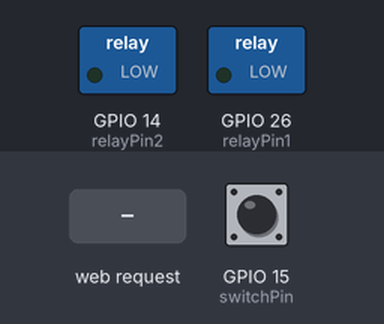
Recording of a sketch running on a simulated ESP32. On the bench: switched loads named in the sketch (green lamp = pin HIGH). The inputs (shaded band) are chosen by the test bench; at power-on: GPIO 15 (switchPin) HIGH. WiFi joins after 1.5 s; servers stay silent unless stated; the local clock reads 2024-03-15 10:24:30 at power-on unless the sketch sets it; what the sketch prints to the serial monitor is not drawn.

Above: at 3.2 s.
3.3 s: HTTP request GET /relay1/on received
At 4.4 s:
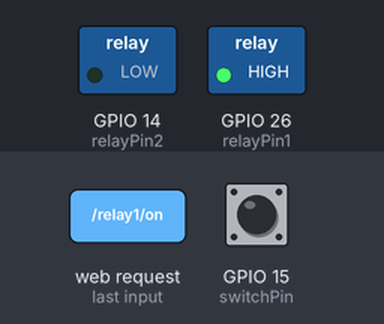
4.8 s: HTTP request GET /relay2/on received
At 5.7 s:
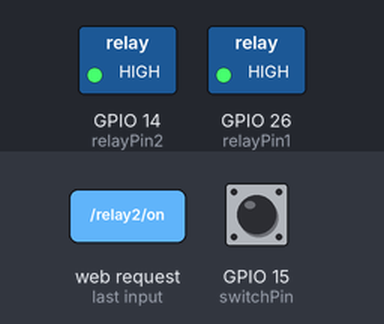
6.3 s: HTTP request GET /relay1/off received
At 7.0 s:
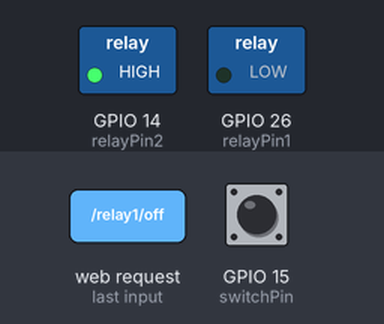
9.5 s: HTTP request GET /relay2/off received
At 9.9 s:
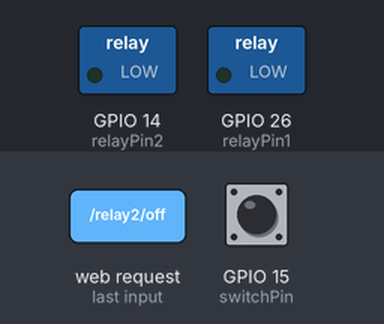
Timing chart, 0 to 12.0 s (numbered marks = the images above; inputs shaded):
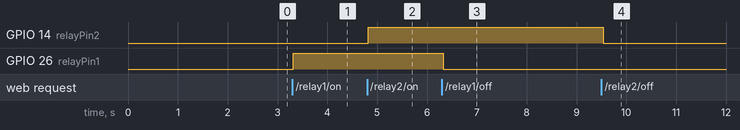

The sketch:

Clients3.ino
```cpp
#include <WiFi.h>
#include <WebServer.h>
#include <time.h>

// ข้อมูล Wi-Fi
const char* ssid = "POR_2.4G_3";
const char* password = "0623080540";

// ตั้งค่าขารีเลย์
const int relayPin1 = 26;
const int relayPin2 = 14;  // ขารีเลย์ตัวที่สอง

// กำหนดขาสวิตช์
const int switchPin = 15;  // ขาสำหรับสวิตช์

// สร้าง Web Server บนพอร์ต 80
WebServer server(80);

// ตั้งค่า NTP Server และ Timezone (GMT+7)
const char* ntpServer = "pool.ntp.org";
const long gmtOffset_sec = 7 * 3600;
const int daylightOffset_sec = 0;

bool relayState1 = false;  // สถานะรีเลย์ 1 (เริ่มต้นเป็นปิด)
bool relayState2 = false;  // สถานะรีเลย์ 2 (เริ่มต้นเป็นปิด)
bool lastSwitchState = HIGH;  // สถานะล่าสุดของสวิตช์
bool relaySwitchState = false;  // สถานะสำหรับการควบคุมรีเลย์ด้วยสวิตช์
unsigned long lastRelay1OnTime = 0;  // เวลาที่เปิดรีเลย์ 1 ล่าสุด
unsigned long lastRelay2OnTime = 0;  // เวลาที่เปิดรีเลย์ 2 ล่าสุด

// กำหนดค่า debounce
unsigned long lastDebounceTime = 0;
const unsigned long debounceDelay = 100;  // เวลา debounce (หน่วยเป็นมิลลิวินาที)

void setup() {
  // เริ่มต้นการสื่อสาร Serial
  Serial.begin(115200);

  // ตั้งค่าขารีเลย์เป็น OUTPUT
  pinMode(relayPin1, OUTPUT);
  digitalWrite(relayPin1, LOW);  // เริ่มต้นให้รีเลย์ 1 ปิด

  pinMode(relayPin2, OUTPUT);
  digitalWrite(relayPin2, LOW);  // เริ่มต้นให้รีเลย์ 2 ปิด

  // ตั้งค่าขาสวิตช์เป็น INPUT_PULLUP
  pinMode(switchPin, INPUT_PULLUP);

  // เชื่อมต่อ Wi-Fi
  WiFi.begin(ssid, password);
  while (WiFi.status() != WL_CONNECTED) {
    delay(1000);
    Serial.println("Connecting to WiFi...");
  }
  Serial.println("Connected to WiFi");
  Serial.print("IP Address: ");
  Serial.println(WiFi.localIP());

  // ซิงค์เวลา NTP
  configTime(gmtOffset_sec, daylightOffset_sec, ntpServer);
  Serial.println("Waiting for NTP time sync...");
  while (!time(nullptr)) {
    delay(1000);
    Serial.print(".");
  }
  Serial.println("\nTime synchronized!");

  // กำหนด Route สำหรับเปิดและปิดรีเลย์ผ่าน Web Server
  server.on("/relay1/on", []() {
    digitalWrite(relayPin1, HIGH);
    relayState1 = true;
    lastRelay1OnTime = millis();
    server.send(200, "text/plain", "Relay 1 is ON");
  });

  server.on("/relay1/off", []() {
    digitalWrite(relayPin1, LOW);
    relayState1 = false;
    server.send(200, "text/plain", "Relay 1 is OFF");
  });

  server.on("/relay2/on", []() {
    digitalWrite(relayPin2, HIGH);
    relayState2 = true;
    lastRelay2OnTime = millis();
    server.send(200, "text/plain", "Relay 2 is ON");
  });

  server.on("/relay2/off", []() {
    digitalWrite(relayPin2, LOW);
    relayState2 = false;
    server.send(200, "text/plain", "Relay 2 is OFF");
  });

  // เริ่มต้น Web Server
  server.begin();
  Serial.println("Web server started");
}

void loop() {
  // ตรวจสอบการเชื่อมต่อ Wi-Fi
  if (WiFi.status() != WL_CONNECTED) {
    Serial.println("WiFi not connected, attempting reconnection...");
    WiFi.begin(ssid, password);
    while (WiFi.status() != WL_CONNECTED) {
      delay(1000);
      Serial.println("Reconnecting to WiFi...");
    }
    Serial.println("Reconnected to WiFi");
  }

  // ตรวจสอบเวลา
  struct tm timeinfo;
  if (!getLocalTime(&timeinfo)) {
    Serial.println("Failed to obtain time");
    return;
  }

  int currentHour = timeinfo.tm_hour;
  int currentMinute = timeinfo.tm_min;

  // ตรวจสอบช่วงเวลาที่ต้องเปิดรีเลย์ 1 อัตโนมัติ
  bool shouldRelay1BeOn = (
    (currentHour == 8 && currentMinute >= 00 && currentMinute < 03) ||
    (currentHour == 10 && currentMinute >= 00 && currentMinute < 05) ||
    (currentHour == 12 && currentMinute >= 00 && currentMinute < 10) ||
    (currentHour == 14 && currentMinute >= 00 && currentMinute < 05) ||
    (currentHour == 16 && currentMinute >= 30 && currentMinute < 35)
  );

  if (shouldRelay1BeOn) {
    if (!relayState1) {
      digitalWrite(relayPin1, HIGH);
      relayState1 = true;
      Serial.println("Relay 1 turned ON (Auto)");
    }
  } else if (relayState1 && millis() - lastRelay1OnTime >= 60000) {
    digitalWrite(relayPin1, LOW);
    relayState1 = false;
    Serial.println("Relay 1 turned OFF (Auto Timeout)");
  }

  // ตรวจสอบช่วงเวลาที่ต้องเปิดรีเลย์ 2 อัตโนมัติ
  bool shouldRelay2BeOn = shouldRelay1BeOn;

  if (shouldRelay2BeOn) {
    if (!relayState2) {
      digitalWrite(relayPin2, HIGH);
      relayState2 = true;
      Serial.println("Relay 2 turned ON (Auto)");
    }
  } else if (relayState2 && millis() - lastRelay2OnTime >= 120000) {
    digitalWrite(relayPin2, LOW);
    relayState2 = false;
    Serial.println("Relay 2 turned OFF (Auto Timeout)");
  }

  // อ่านสถานะของสวิตช์
  bool currentSwitchState = digitalRead(switchPin);

  // ตรวจสอบว่าเกิดการเปลี่ยนแปลงของสถานะสวิตช์
  if (currentSwitchState != lastSwitchState) {
    lastDebounceTime = millis();  // บันทึกเวลาเมื่อเกิดการเปลี่ยนแปลง
    Serial.print("Switch changed, current state: ");
    Serial.println(currentSwitchState == HIGH ? "HIGH" : "LOW");
  }

  // ตรวจสอบว่าผ่านเวลา debounce แล้วและสถานะเปลี่ยนแปลง
  if ((millis() - lastDebounceTime) > debounceDelay) {
    if (lastSwitchState == HIGH && currentSwitchState == LOW) {
      relaySwitchState = !relaySwitchState;  // สลับสถานะของ relaySwitchState

      // สลับสถานะของ relay1 และ relay2 ตาม relaySwitchState
      relayState1 = relaySwitchState;
      relayState2 = relaySwitchState;

      digitalWrite(relayPin1, relayState1 ? HIGH : LOW);
      digitalWrite(relayPin2, relayState2 ? HIGH : LOW);

      Serial.println(relaySwitchState ? "Relays turned ON by Switch" : "Relays turned OFF by Switch");
    }
  }

  // บันทึกสถานะล่าสุดของสวิตช์
  lastSwitchState = currentSwitchState;

  // ตรวจสอบคำขอจาก Web Server
  server.handleClient();

  delay(100);  // หน่วงเวลาเล็กน้อยเพื่อหลีกเลี่ยงการอ่านสวิตช์หลายครั้งจากการกดครั้งเดียว
}
```

Measured:
- after the input at 3.3 s, GPIO 26 (relayPin1): LOW → HIGH at once
- after the input at 4.8 s, GPIO 14 (relayPin2): LOW → HIGH at once
- after the input at 6.3 s, GPIO 26 (relayPin1): HIGH → LOW at once
- after the input at 9.5 s, GPIO 14 (relayPin2): HIGH → LOW at once
